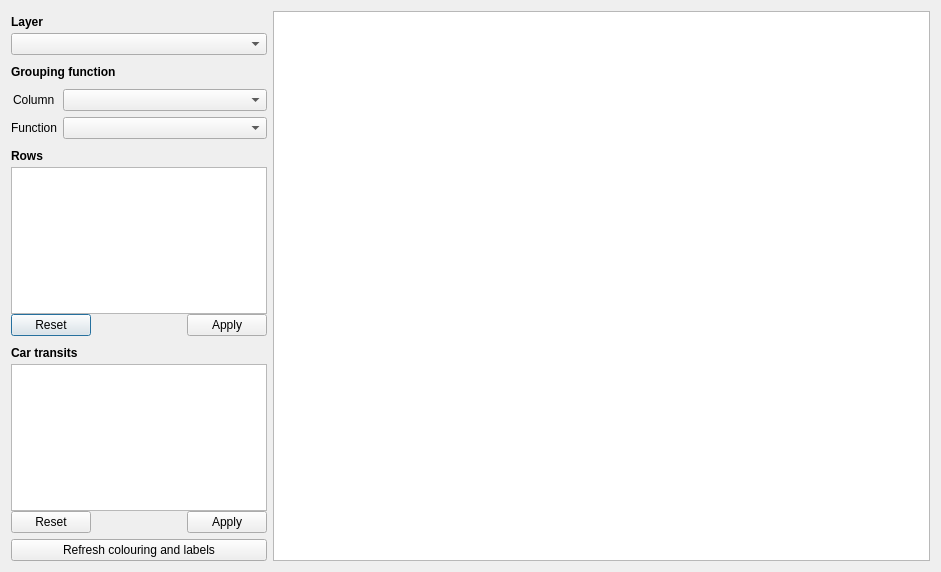
<?xml version="1.0" encoding="UTF-8"?>
<ui version="4.0">
 <class>SnowPlowDialogBase</class>
 <widget class="QDialog" name="SnowPlowDialogBase">
  <property name="geometry">
   <rect>
    <x>0</x>
    <y>0</y>
    <width>941</width>
    <height>572</height>
   </rect>
  </property>
  <property name="windowTitle">
   <string>SnowPlow</string>
  </property>
  <layout class="QVBoxLayout" name="verticalLayout_2">
   <item>
    <layout class="QHBoxLayout" name="horizontalLayout" stretch="1,10">
     <item>
      <layout class="QVBoxLayout" name="verticalLayout">
       <item>
        <layout class="QVBoxLayout" name="layer_sel_layout" stretch="0,0">
         <property name="spacing">
          <number>0</number>
         </property>
         <property name="sizeConstraint">
          <enum>QLayout::SetDefaultConstraint</enum>
         </property>
         <item>
          <widget class="QLabel" name="label_2">
           <property name="minimumSize">
            <size>
             <width>0</width>
             <height>22</height>
            </size>
           </property>
           <property name="maximumSize">
            <size>
             <width>16777215</width>
             <height>22</height>
            </size>
           </property>
           <property name="font">
            <font>
             <weight>75</weight>
             <bold>true</bold>
            </font>
           </property>
           <property name="text">
            <string>Layer</string>
           </property>
          </widget>
         </item>
         <item>
          <widget class="QComboBox" name="layer_sel"/>
         </item>
        </layout>
       </item>
       <item>
        <layout class="QVBoxLayout" name="act_func_sel">
         <item>
          <widget class="QLabel" name="label_3">
           <property name="minimumSize">
            <size>
             <width>0</width>
             <height>22</height>
            </size>
           </property>
           <property name="maximumSize">
            <size>
             <width>16777215</width>
             <height>22</height>
            </size>
           </property>
           <property name="font">
            <font>
             <weight>75</weight>
             <bold>true</bold>
            </font>
           </property>
           <property name="text">
            <string>Grouping function</string>
           </property>
          </widget>
         </item>
         <item>
          <layout class="QFormLayout" name="formLayout">
           <property name="labelAlignment">
            <set>Qt::AlignCenter</set>
           </property>
           <property name="formAlignment">
            <set>Qt::AlignLeading|Qt::AlignLeft|Qt::AlignTop</set>
           </property>
           <item row="0" column="1">
            <widget class="QComboBox" name="column_sel"/>
           </item>
           <item row="1" column="1">
            <widget class="QComboBox" name="func_sel"/>
           </item>
           <item row="0" column="0">
            <widget class="QLabel" name="label_4">
             <property name="text">
              <string>Column</string>
             </property>
            </widget>
           </item>
           <item row="1" column="0">
            <widget class="QLabel" name="label_5">
             <property name="text">
              <string>Function</string>
             </property>
            </widget>
           </item>
          </layout>
         </item>
        </layout>
       </item>
       <item>
        <layout class="QVBoxLayout" name="stat_row_sel">
         <property name="spacing">
          <number>0</number>
         </property>
         <item>
          <widget class="QLabel" name="label">
           <property name="minimumSize">
            <size>
             <width>0</width>
             <height>22</height>
            </size>
           </property>
           <property name="maximumSize">
            <size>
             <width>16777215</width>
             <height>22</height>
            </size>
           </property>
           <property name="font">
            <font>
             <weight>75</weight>
             <bold>true</bold>
            </font>
           </property>
           <property name="text">
            <string>Rows</string>
           </property>
          </widget>
         </item>
         <item>
          <widget class="QListWidget" name="listRows">
           <property name="maximumSize">
            <size>
             <width>16777215</width>
             <height>200</height>
            </size>
           </property>
           <property name="selectionMode">
            <enum>QAbstractItemView::MultiSelection</enum>
           </property>
          </widget>
         </item>
         <item>
          <widget class="QDialogButtonBox" name="row_sel_buttons">
           <property name="standardButtons">
            <set>QDialogButtonBox::Apply|QDialogButtonBox::Reset</set>
           </property>
          </widget>
         </item>
        </layout>
       </item>
       <item>
        <layout class="QVBoxLayout" name="stat_row_sel_2">
         <property name="spacing">
          <number>0</number>
         </property>
         <item>
          <widget class="QLabel" name="label_6">
           <property name="minimumSize">
            <size>
             <width>0</width>
             <height>22</height>
            </size>
           </property>
           <property name="maximumSize">
            <size>
             <width>16777215</width>
             <height>22</height>
            </size>
           </property>
           <property name="font">
            <font>
             <weight>75</weight>
             <bold>true</bold>
            </font>
           </property>
           <property name="text">
            <string>Car transits</string>
           </property>
          </widget>
         </item>
         <item>
          <widget class="QListWidget" name="cars">
           <property name="sizePolicy">
            <sizepolicy hsizetype="Minimum" vsizetype="Expanding">
             <horstretch>0</horstretch>
             <verstretch>0</verstretch>
            </sizepolicy>
           </property>
           <property name="maximumSize">
            <size>
             <width>16777215</width>
             <height>200</height>
            </size>
           </property>
           <property name="selectionMode">
            <enum>QAbstractItemView::MultiSelection</enum>
           </property>
          </widget>
         </item>
         <item>
          <widget class="QDialogButtonBox" name="car_sel_buttons">
           <property name="standardButtons">
            <set>QDialogButtonBox::Apply|QDialogButtonBox::Reset</set>
           </property>
          </widget>
         </item>
        </layout>
       </item>
       <item>
        <widget class="QPushButton" name="refresh">
         <property name="text">
          <string>Refresh colouring and labels</string>
         </property>
        </widget>
       </item>
      </layout>
     </item>
     <item>
      <widget class="QTableWidget" name="tableStats">
       <property name="minimumSize">
        <size>
         <width>0</width>
         <height>100</height>
        </size>
       </property>
       <property name="sortingEnabled">
        <bool>true</bool>
       </property>
      </widget>
     </item>
    </layout>
   </item>
  </layout>
 </widget>
 <resources/>
 <connections/>
</ui>
